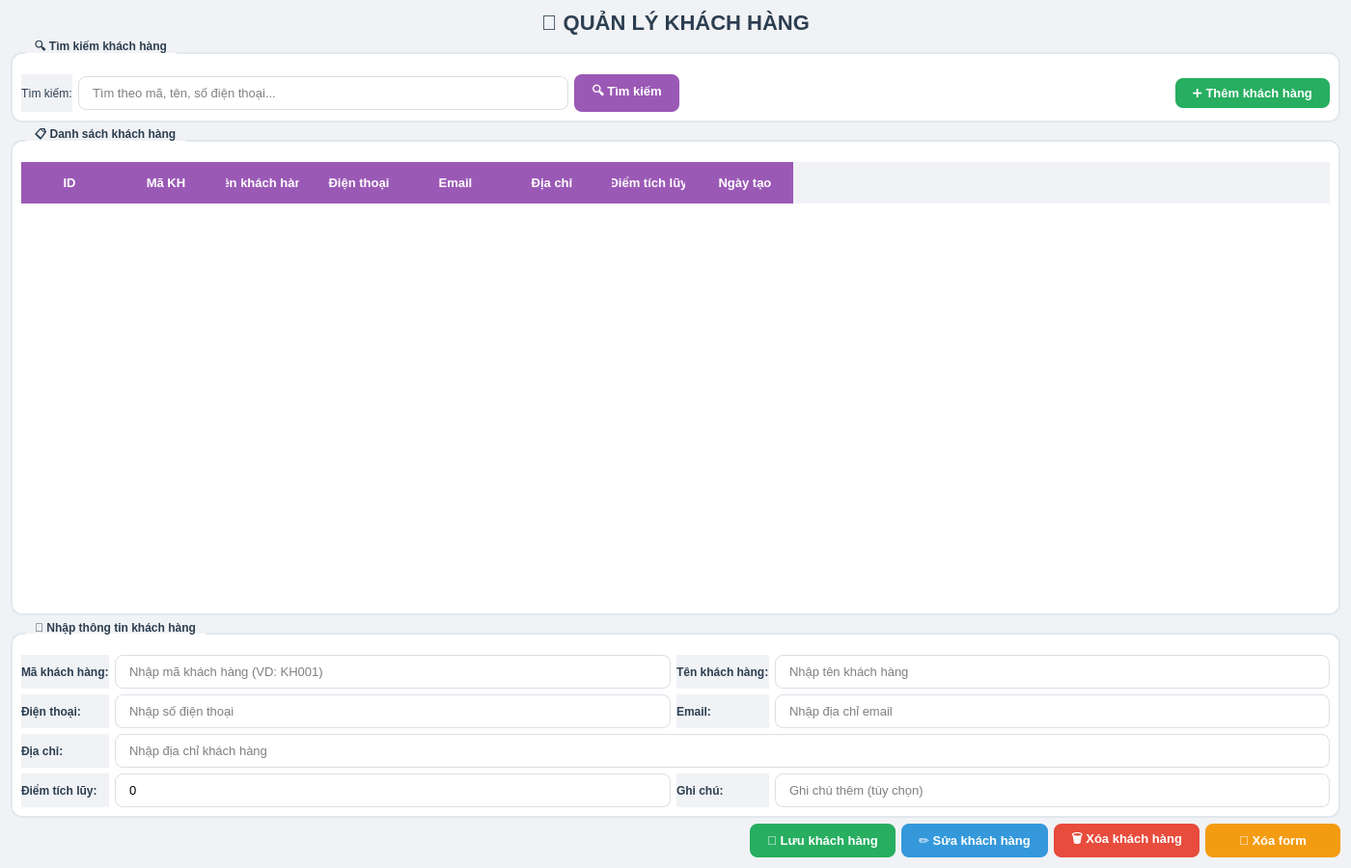
<?xml version="1.0" encoding="UTF-8"?>
<ui version="4.0">
 <class>CustomerManagement</class>
 <widget class="QWidget" name="CustomerManagement">
  <property name="geometry">
   <rect>
    <x>0</x>
    <y>0</y>
    <width>1400</width>
    <height>900</height>
   </rect>
  </property>
  <property name="windowTitle">
   <string>Quản lý khách hàng</string>
  </property>
  <property name="styleSheet">
   <string notr="true">
    QWidget {
        background-color: #f0f2f5;
    }
    QGroupBox {
        font-weight: bold;
        border: 2px solid #e1e8ed;
        border-radius: 12px;
        margin-top: 12px;
        padding-top: 12px;
        background-color: white;
    }
    QGroupBox::title {
        subcontrol-origin: margin;
        left: 15px;
        padding: 0 8px 0 8px;
        color: #2c3e50;
    }
    QTableWidget {
        background-color: white;
        alternate-background-color: #f9f9f9;
        gridline-color: #e0e0e0;
        selection-background-color: #9b59b6;
        selection-color: white;
        border-radius: 10px;
    }
    QHeaderView::section {
        background-color: #9b59b6;
        color: white;
        padding: 12px;
        font-weight: bold;
        font-size: 13px;
        border: none;
    }
    QPushButton {
        border-radius: 8px;
        padding: 8px 18px;
        font-weight: bold;
        font-size: 13px;
    }
    QPushButton#btnAdd {
        background-color: #27ae60;
        color: white;
    }
    QPushButton#btnAdd:hover {
        background-color: #2ecc71;
    }
    QPushButton#btnEdit {
        background-color: #3498db;
        color: white;
    }
    QPushButton#btnEdit:hover {
        background-color: #2980b9;
    }
    QPushButton#btnDelete {
        background-color: #e74c3c;
        color: white;
    }
    QPushButton#btnDelete:hover {
        background-color: #c0392b;
    }
    QPushButton#btnSave {
        background-color: #27ae60;
        color: white;
    }
    QPushButton#btnClear {
        background-color: #f39c12;
        color: white;
    }
    QPushButton#btnSearch {
        background-color: #9b59b6;
        color: white;
    }
    QLineEdit, QComboBox, QTextEdit {
        padding: 8px 12px;
        border: 1px solid #dcdfe6;
        border-radius: 8px;
        background-color: white;
        font-size: 13px;
    }
    QLineEdit:focus, QComboBox:focus {
        border-color: #9b59b6;
        outline: none;
    }
    QLabel {
        color: #2c3e50;
    }
    QLabel#lblTitle {
        font-size: 22px;
        font-weight: bold;
        color: #2c3e50;
    }
   </string>
  </property>
  <layout class="QVBoxLayout" name="verticalLayout">
   <item>
    <widget class="QLabel" name="lblTitle">
     <property name="text">
      <string>👥 QUẢN LÝ KHÁCH HÀNG</string>
     </property>
     <property name="alignment">
      <set>Qt::AlignCenter</set>
     </property>
    </widget>
   </item>
   
   <!-- Phần tìm kiếm -->
   <item>
    <widget class="QGroupBox" name="groupBoxSearch">
     <property name="title">
      <string>🔍 Tìm kiếm khách hàng</string>
     </property>
     <layout class="QHBoxLayout" name="searchLayout">
      <item>
       <widget class="QLabel" name="lblSearch">
        <property name="text">
         <string>Tìm kiếm:</string>
        </property>
       </widget>
      </item>
      <item>
       <widget class="QLineEdit" name="txtSearch">
        <property name="placeholderText">
         <string>Tìm theo mã, tên, số điện thoại...</string>
        </property>
        <property name="minimumSize">
         <size>
          <width>350</width>
          <height>0</height>
         </size>
        </property>
       </widget>
      </item>
      <item>
       <widget class="QPushButton" name="btnSearch">
        <property name="text">
         <string>🔍 Tìm kiếm</string>
        </property>
       </widget>
      </item>
      <item>
       <spacer name="horizontalSpacer">
        <property name="orientation">
         <enum>Qt::Horizontal</enum>
        </property>
        <property name="sizeHint" stdset="0">
         <size>
          <width>40</width>
          <height>20</height>
         </size>
        </property>
       </spacer>
      </item>
      <item>
       <widget class="QPushButton" name="btnAdd">
        <property name="text">
         <string>➕ Thêm khách hàng</string>
        </property>
       </widget>
      </item>
     </layout>
    </widget>
   </item>
   
   <!-- Bảng danh sách khách hàng -->
   <item>
    <widget class="QGroupBox" name="groupBoxCustomerList">
     <property name="title">
      <string>📋 Danh sách khách hàng</string>
     </property>
     <layout class="QVBoxLayout" name="verticalLayout_2">
      <item>
       <widget class="QTableWidget" name="tableCustomers">
        <property name="alternatingRowColors">
         <bool>true</bool>
        </property>
        <property name="selectionBehavior">
         <enum>QAbstractItemView::SelectRows</enum>
        </property>
        <property name="editTriggers">
         <set>QAbstractItemView::NoEditTriggers</set>
        </property>
        <column>
         <property name="text">
          <string>ID</string>
         </property>
        </column>
        <column>
         <property name="text">
          <string>Mã KH</string>
         </property>
        </column>
        <column>
         <property name="text">
          <string>Tên khách hàng</string>
         </property>
        </column>
        <column>
         <property name="text">
          <string>Điện thoại</string>
         </property>
        </column>
        <column>
         <property name="text">
          <string>Email</string>
         </property>
        </column>
        <column>
         <property name="text">
          <string>Địa chỉ</string>
         </property>
        </column>
        <column>
         <property name="text">
          <string>Điểm tích lũy</string>
         </property>
        </column>
        <column>
         <property name="text">
          <string>Ngày tạo</string>
         </property>
        </column>
       </widget>
      </item>
     </layout>
    </widget>
   </item>
   
   <!-- Form nhập thông tin khách hàng -->
   <item>
    <widget class="QGroupBox" name="groupBoxCustomerForm">
     <property name="title">
      <string>📝 Nhập thông tin khách hàng</string>
     </property>
     <layout class="QGridLayout" name="gridLayout">
      <!-- Hàng 1: Mã khách hàng và Tên khách hàng -->
      <item row="0" column="0">
       <widget class="QLabel" name="lblCustomerCode">
        <property name="text">
         <string>Mã khách hàng:</string>
        </property>
        <property name="font">
         <font>
          <weight>75</weight>
          <bold>true</bold>
         </font>
        </property>
       </widget>
      </item>
      <item row="0" column="1">
       <widget class="QLineEdit" name="txtCustomerCode">
        <property name="placeholderText">
         <string>Nhập mã khách hàng (VD: KH001)</string>
        </property>
       </widget>
      </item>
      <item row="0" column="2">
       <widget class="QLabel" name="lblCustomerName">
        <property name="text">
         <string>Tên khách hàng:</string>
        </property>
        <property name="font">
         <font>
          <weight>75</weight>
          <bold>true</bold>
         </font>
        </property>
       </widget>
      </item>
      <item row="0" column="3">
       <widget class="QLineEdit" name="txtCustomerName">
        <property name="placeholderText">
         <string>Nhập tên khách hàng</string>
        </property>
       </widget>
      </item>
      
      <!-- Hàng 2: Điện thoại và Email -->
      <item row="1" column="0">
       <widget class="QLabel" name="lblPhone">
        <property name="text">
         <string>Điện thoại:</string>
        </property>
        <property name="font">
         <font>
          <weight>75</weight>
          <bold>true</bold>
         </font>
        </property>
       </widget>
      </item>
      <item row="1" column="1">
       <widget class="QLineEdit" name="txtPhone">
        <property name="placeholderText">
         <string>Nhập số điện thoại</string>
        </property>
       </widget>
      </item>
      <item row="1" column="2">
       <widget class="QLabel" name="lblEmail">
        <property name="text">
         <string>Email:</string>
        </property>
        <property name="font">
         <font>
          <weight>75</weight>
          <bold>true</bold>
         </font>
        </property>
       </widget>
      </item>
      <item row="1" column="3">
       <widget class="QLineEdit" name="txtEmail">
        <property name="placeholderText">
         <string>Nhập địa chỉ email</string>
        </property>
       </widget>
      </item>
      
      <!-- Hàng 3: Địa chỉ -->
      <item row="2" column="0">
       <widget class="QLabel" name="lblAddress">
        <property name="text">
         <string>Địa chỉ:</string>
        </property>
        <property name="font">
         <font>
          <weight>75</weight>
          <bold>true</bold>
         </font>
        </property>
       </widget>
      </item>
      <item row="2" column="1" colspan="3">
       <widget class="QLineEdit" name="txtAddress">
        <property name="placeholderText">
         <string>Nhập địa chỉ khách hàng</string>
        </property>
       </widget>
      </item>
      
      <!-- Hàng 4: Điểm tích lũy và Ghi chú -->
      <item row="3" column="0">
       <widget class="QLabel" name="lblPoints">
        <property name="text">
         <string>Điểm tích lũy:</string>
        </property>
        <property name="font">
         <font>
          <weight>75</weight>
          <bold>true</bold>
         </font>
        </property>
       </widget>
      </item>
      <item row="3" column="1">
       <widget class="QLineEdit" name="txtPoints">
        <property name="text">
         <string>0</string>
        </property>
        <property name="placeholderText">
         <string>Điểm tích lũy</string>
        </property>
       </widget>
      </item>
      <item row="3" column="2">
       <widget class="QLabel" name="lblNotes">
        <property name="text">
         <string>Ghi chú:</string>
        </property>
        <property name="font">
         <font>
          <weight>75</weight>
          <bold>true</bold>
         </font>
        </property>
       </widget>
      </item>
      <item row="3" column="3">
       <widget class="QLineEdit" name="txtNotes">
        <property name="placeholderText">
         <string>Ghi chú thêm (tùy chọn)</string>
        </property>
       </widget>
      </item>
     </layout>
    </widget>
   </item>
   
   <!-- Các nút chức năng -->
   <item>
    <layout class="QHBoxLayout" name="buttonLayout">
     <item>
      <spacer name="horizontalSpacer_2">
       <property name="orientation">
        <enum>Qt::Horizontal</enum>
       </property>
       <property name="sizeHint" stdset="0">
        <size>
         <width>40</width>
         <height>20</height>
        </size>
       </property>
      </spacer>
     </item>
     <item>
      <widget class="QPushButton" name="btnSave">
       <property name="text">
        <string>💾 Lưu khách hàng</string>
       </property>
       <property name="minimumSize">
        <size>
         <width>140</width>
         <height>35</height>
        </size>
       </property>
      </widget>
     </item>
     <item>
      <widget class="QPushButton" name="btnEdit">
       <property name="text">
        <string>✏️ Sửa khách hàng</string>
       </property>
       <property name="minimumSize">
        <size>
         <width>140</width>
         <height>35</height>
        </size>
       </property>
      </widget>
     </item>
     <item>
      <widget class="QPushButton" name="btnDelete">
       <property name="text">
        <string>🗑️ Xóa khách hàng</string>
       </property>
       <property name="minimumSize">
        <size>
         <width>140</width>
         <height>35</height>
        </size>
       </property>
      </widget>
     </item>
     <item>
      <widget class="QPushButton" name="btnClear">
       <property name="text">
        <string>🔄 Xóa form</string>
       </property>
       <property name="minimumSize">
        <size>
         <width>140</width>
         <height>35</height>
        </size>
       </property>
      </widget>
     </item>
    </layout>
   </item>
  </layout>
 </widget>
</ui>
